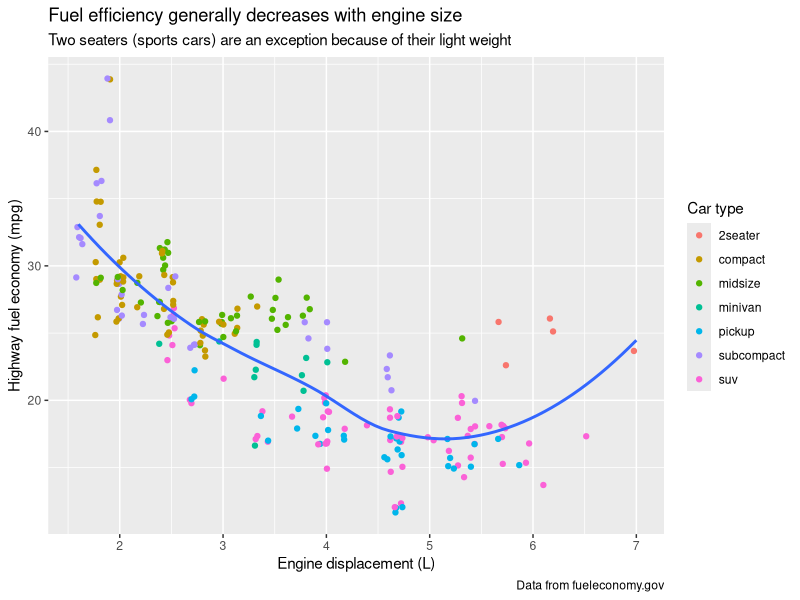
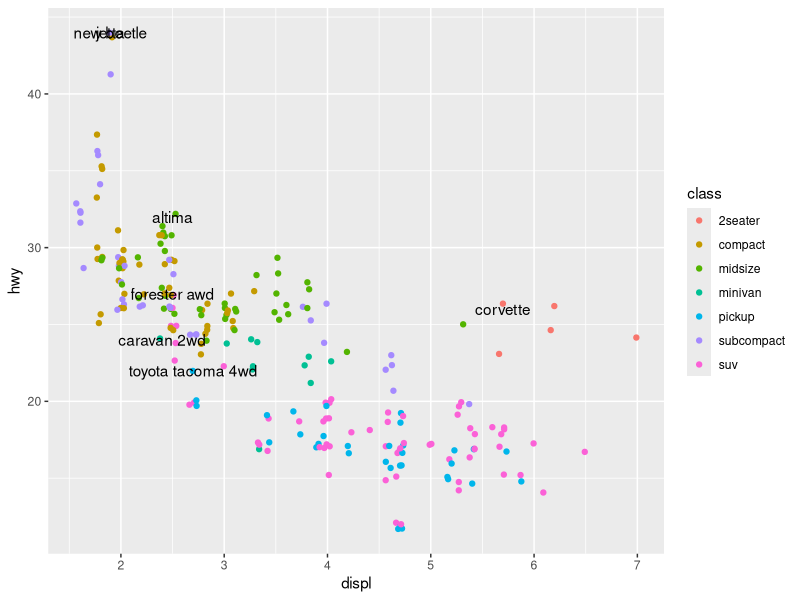
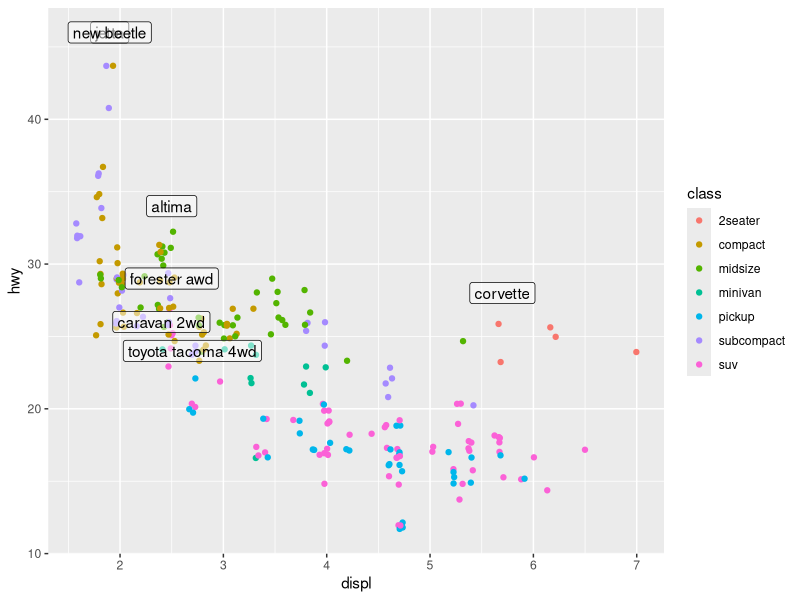
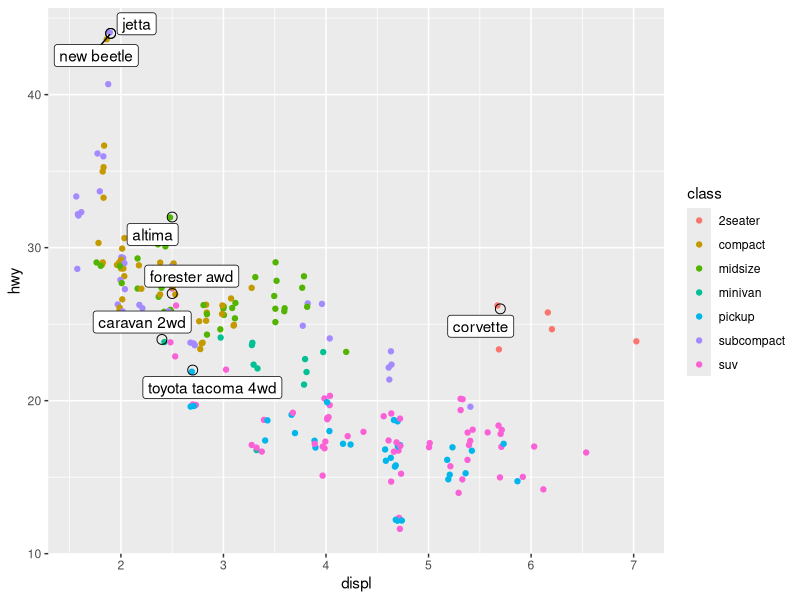
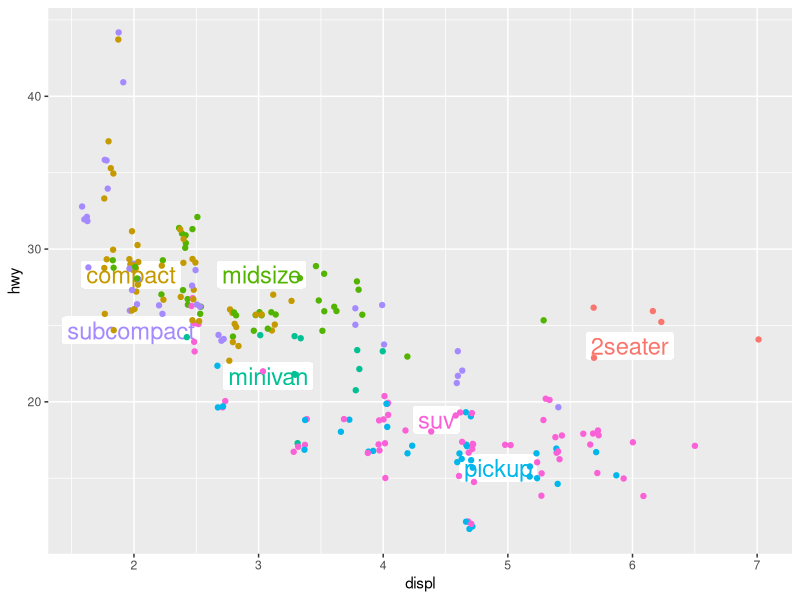
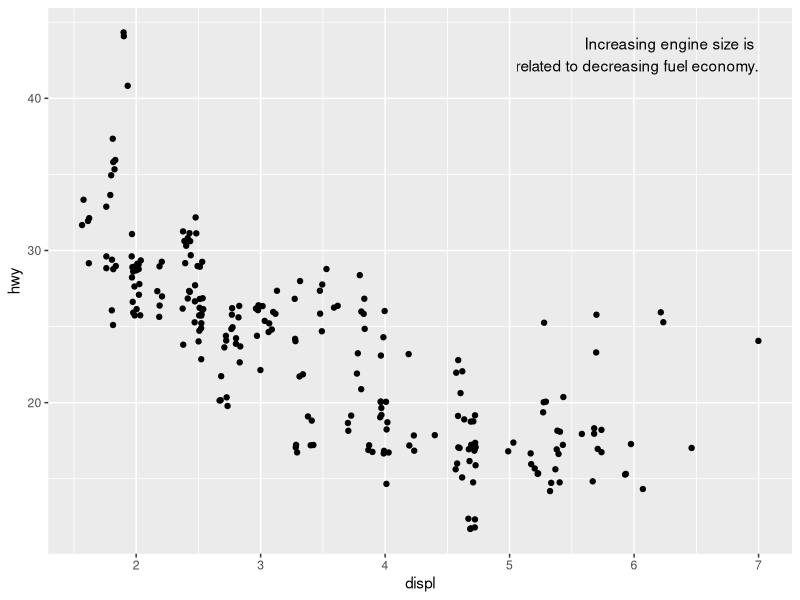
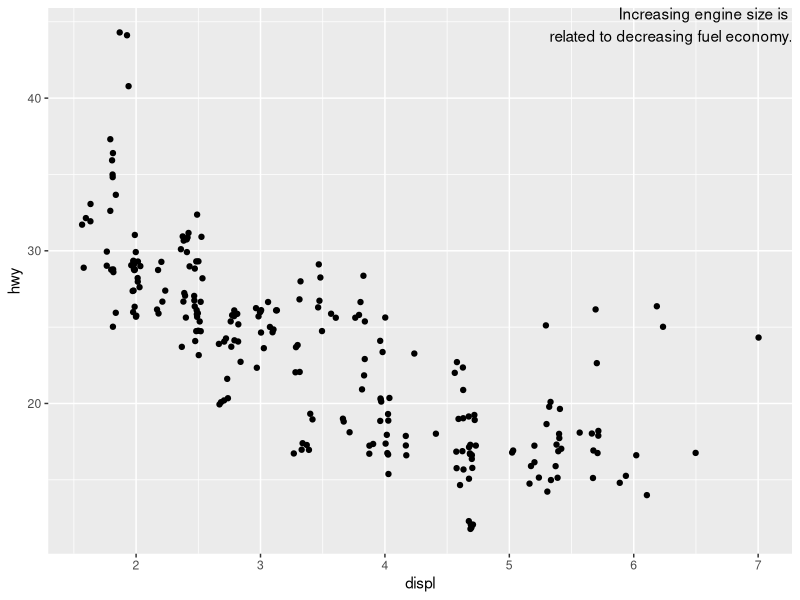
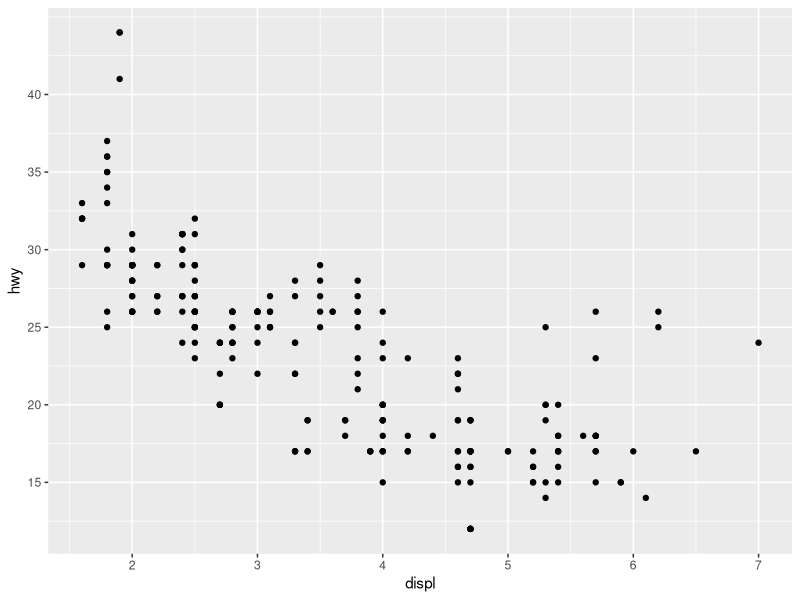

Recreate these plots in R, in order. (Note: this script raises an error after producing the figures.)
## ---- chunk 1
knitr::opts_chunk$set(echo = TRUE,
                      message = FALSE,
                      warning = FALSE)
# Load libraries
library(tidyverse)
library(ggrepel)
library(viridis)
library(gridExtra)
library(RColorBrewer)
## ---- chunk 2
mpg %>% ggplot(aes(displ, hwy)) +
  geom_point(aes(color = class), position = "jitter") +
  geom_smooth(se = FALSE) +
  labs(
    title = "Fuel efficiency generally decreases with engine size",
    subtitle = "Two seaters (sports cars) are an exception because of their light weight",
    caption = "Data from fueleconomy.gov",
    x = "Engine displacement (L)",
    y = "Highway fuel economy (mpg)",
    color = "Car type"
  )
## ---- chunk 3
## Best MPG in each car class
(best_in_class <- mpg %>%
  group_by(class) %>%
  filter(row_number(desc(hwy)) == 1)
)
## ---- chunk 4
mpg %>%
  ggplot(aes(displ, hwy)) +
  geom_point(aes(colour = class), position = "jitter") +
  geom_text(data = best_in_class, aes(label = model))
## ---- chunk 5
mpg %>%
  ggplot(aes(displ, hwy)) +
  geom_point(aes(colour = class), position = "jitter") +
  geom_label(data = best_in_class,
             aes(label = model),
             nudge_y = 2,
             alpha = 0.5)
## ---- chunk 6
mpg %>%
  ggplot(aes(displ, hwy)) +
  geom_point(aes(colour = class), position = "jitter") +
  geom_point(size = 3, shape = 1, data = best_in_class) +
  ggrepel::geom_label_repel(aes(label = model), data = best_in_class)
## ---- chunk 7
(class_avg <- mpg %>%
  group_by(class) %>%
  summarise(
    displ = median(displ),
    hwy = median(hwy)
  )
)
## ---- chunk 8
mpg %>%
  ggplot(aes(displ, hwy, colour = class)) +
  ggrepel::geom_label_repel(
    data = class_avg,
    aes(label = class),
    size = 6,
    label.size = 0,
    segment.color = NA
  ) +
  geom_point(position = "jitter") +
  theme(legend.position = "none")
## ---- chunk 9
(label <- mpg %>%
  summarise(displ = max(displ),
            hwy = max(hwy),
            label = "Increasing engine size is \nrelated to decreasing fuel economy.")
)

ggplot(mpg, aes(displ, hwy)) +
  geom_point(position = "jitter") +
  geom_text(data = label,
            aes(label = label),
            vjust = "top",
            hjust = "right")
## ---- chunk 10
label <- tibble(displ = Inf,
                hwy = Inf,
                label = "Increasing engine size is \nrelated to decreasing fuel economy.")

ggplot(mpg, aes(displ, hwy)) +
  geom_point(position = "jitter") +
  geom_text(data = label,
            aes(label = label),
            vjust = "top",
            hjust = "right")
## ---- chunk 11
ggplot(mpg, aes(displ, hwy)) +
  geom_point() +
  scale_y_continuous(breaks = seq(15, 40, by = 5))
## ---- chunk 12
presidential %>%
  mutate(id = 33 + row_number()) %>%
  ggplot(aes(start, id, color = party)) +
    geom_point(size = 4) +
    geom_segment(aes(xend = end, yend = id), size = 3) +
    scale_x_date(breaks = presidential$start, date_labels = "'%y") +
    scale_y_continuous(breaks = seq(34, 44, 1), labels = presidential$name) +
    labs(
      title = "The political party of the elected US president regularly changes.",
      x = "",
      y = "",
      color = "Political Party"
    ) +
    theme(panel.grid.minor.x = element_blank(),
          panel.grid.minor.y = element_blank(),
          legend.position = "bottom") +
    scale_colour_manual(values = c("Republican" = "red", "Democratic" = "blue"))
## ---- chunk 13
diamonds %>% 
  ggplot(aes(carat, price)) +
  geom_hex()

diamonds %>% 
  ggplot(aes(log10(carat), log10(price))) +
  geom_hex()

diamonds %>% 
  ggplot(aes(carat, price)) +
  geom_hex() +
  scale_x_log10() +
  scale_y_log10()
## ---- chunk 14
mpg %>%
  ggplot(aes(displ, hwy)) +
  geom_point(aes(color = drv), position = "jitter")

mpg %>%
  ggplot(aes(displ, hwy)) +
  geom_point(aes(color = drv), position = "jitter") +
  scale_colour_brewer(palette = "Set1")

mpg %>%
  ggplot(aes(displ, hwy)) +
  geom_point(aes(color = drv, shape = drv), position = "jitter") +
  scale_colour_brewer(palette = "Set1")
## ---- chunk 15
df <- tibble(
  x = rnorm(10000),
  y = rnorm(10000)
)

regular_plot <- df %>%
  ggplot(aes(x, y)) +
  geom_hex() +
  coord_fixed()

viridis_plot <- df %>%
  ggplot(aes(x, y)) +
  geom_hex() +
  viridis::scale_fill_viridis() +
  coord_fixed()

grid.arrange(regular_plot, viridis_plot, nrow = 1)
## ---- chunk 16
# Original plot
original <- mpg %>% 
  ggplot(aes(displ, hwy)) +
  geom_point(aes(color = class)) +
  geom_smooth()

filtered <- mpg %>% 
  filter(displ >= 5, displ <= 7, hwy >= 10, hwy <= 30) %>% 
  ggplot(aes(displ, hwy)) +
  geom_point(aes(color = class)) +
  geom_smooth()
  
axis_scaled <- ggplot(mpg, mapping = aes(displ, hwy)) +
  geom_point(aes(color = class)) +
  geom_smooth() +
  coord_cartesian(xlim = c(5, 7), ylim = c(10, 30))

grid.arrange(original, filtered, axis_scaled, nrow = 3)
## ---- chunk 17
suv <- mpg %>% 
  filter(class == "suv")
compact <- mpg %>% 
  filter(class == "compact")

suv_plot <- suv %>% 
  ggplot(aes(displ, hwy, colour = drv)) +
  geom_point()

compact_plot <- compact %>% 
  ggplot(aes(displ, hwy, color = drv)) +
  geom_point()

grid.arrange(suv_plot, compact_plot, nrow = 1)
## ---- chunk 18
x_scale <- scale_x_continuous(limits = range(mpg$displ))
y_scale <- scale_y_continuous(limits = range(mpg$hwy))
col_scale <- scale_colour_discrete(limits = unique(mpg$drv))

suv_plot <- suv %>%
  ggplot(aes(displ, hwy, color = drv)) +
  geom_point() +
  x_scale +
  y_scale +
  col_scale

compact_plot <- compact %>%
  ggplot(aes(displ, hwy, color = drv)) +
  geom_point() +
  x_scale +
  y_scale +
  col_scale

grid.arrange(suv_plot, compact_plot, nrow = 1)
## ---- chunk 19
mpg %>% 
  ggplot(aes(displ, hwy)) +
  geom_point(aes(color = class)) +
  geom_smooth(se = FALSE) +
  theme_minimal()
